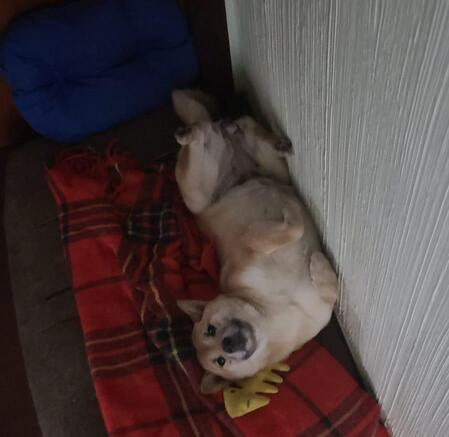
#> input picture Fotos/yumi.jpg, 449 x 437 px, found by its file name
$ python padding.py
#> lines starting #> are read from the running program, lines starting #| are printed output that depends on the picture
import cv2
import numpy as np

img = cv2.imread("projetos_treinamento\Fotos\yumi.jpg", cv2.IMREAD_GRAYSCALE)
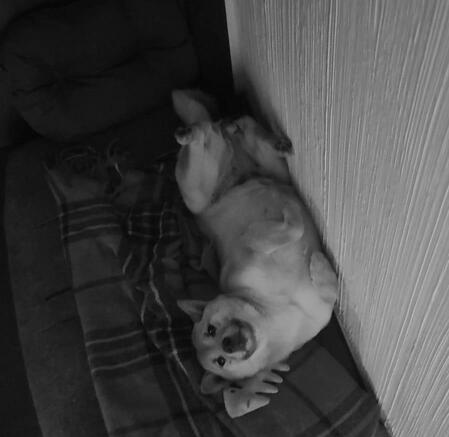
#> img: shape (437, 449); min 1, max 192, mean 69.6
altura, largura = img.shape
#> altura = 437; largura = 449

# quantos pixels na borda
p = 100

# Novos tamanhos:
nova_altura = altura + 2*p
#> nova_altura = 637
nova_largura = largura + 2*p
#> nova_largura = 649

# =============================================================================================

# METODO 1: CONSTANT (Preenche as bordas com um valor fixo)
def padding_constant(img, p, valor_borda = 0):
    # Cria a imagem nova já pré-preenchida com o valor da borda
#> called with p = 100, valor_borda = 0
    img_pad = np.full((nova_altura, nova_largura), valor_borda, dtype=np.uint8)

    # copia a img nessa nova img_pad pulando o valor de p para manter a borda
    for i in range(altura):
        for j in range (largura):
            img_pad[i+p, j+p] = img[i,j]
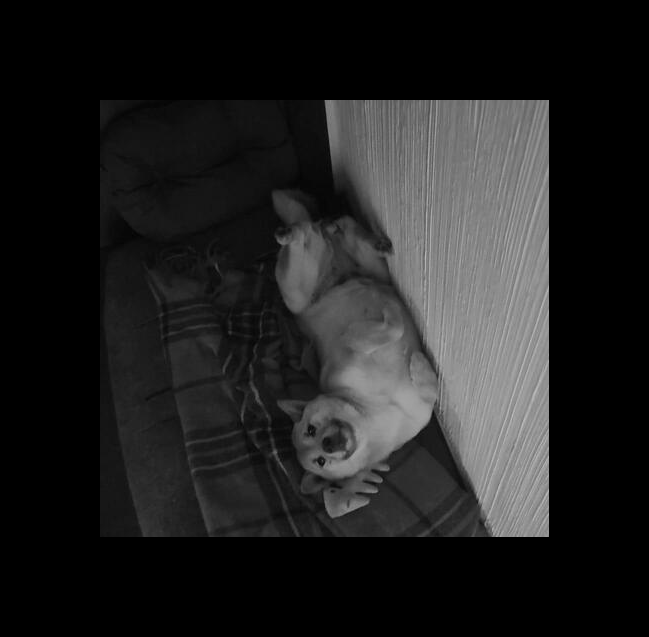
#> img_pad: shape (637, 649); min 0, max 192, mean 33

    return img_pad
# =============================================================================================

# METODO 2: REPLICATE (Repete o pixel da extremidade mais próxima)
def padding_replicate(img, p):
#> called with p = 100
    img_pad = np.zeros((nova_altura, nova_largura), dtype=np.uint8)

    for i in range(nova_altura):
        for j in range(nova_largura):
            # Limita os índices para que eles fiquem travados nas extremidades da imagem original
            orig_i = max(0, min(i - p, altura - 1))
            orig_j = max(0, min(j - p, largura - 1))

            img_pad[i, j] = img[orig_i, orig_j]
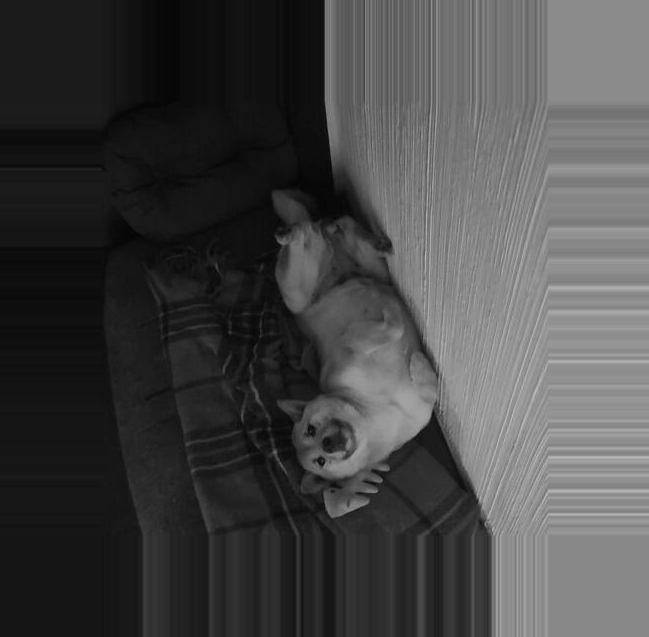
#> img_pad: shape (637, 649); min 1, max 192, mean 70.4

    return img_pad
# =============================================================================================

# METODO 3: REFLECT (Espelha incluindo o pixel da borda)
def padding_reflect(img, p):
#> called with p = 100
    img_pad = np.zeros((nova_altura, nova_largura), dtype=np.uint8)

    for i in range(nova_altura):
        for j in range(nova_largura):
            # Lógica para rebater o índice caso ele saia da imagem original
            orig_i = i - p
            if orig_i < 0:
                orig_i = -orig_i - 1  # Espelha para cima
            elif orig_i >= altura:
                orig_i = 2 * altura - orig_i - 1  # Espelha para baixo

            orig_j = j - p
            if orig_j < 0:
                orig_j = -orig_j - 1  # Espelha para a esquerda
            elif orig_j >= largura:
                orig_j = 2 * largura - orig_j - 1  # Espelha para a direita

            img_pad[i, j] = img[orig_i, orig_j]
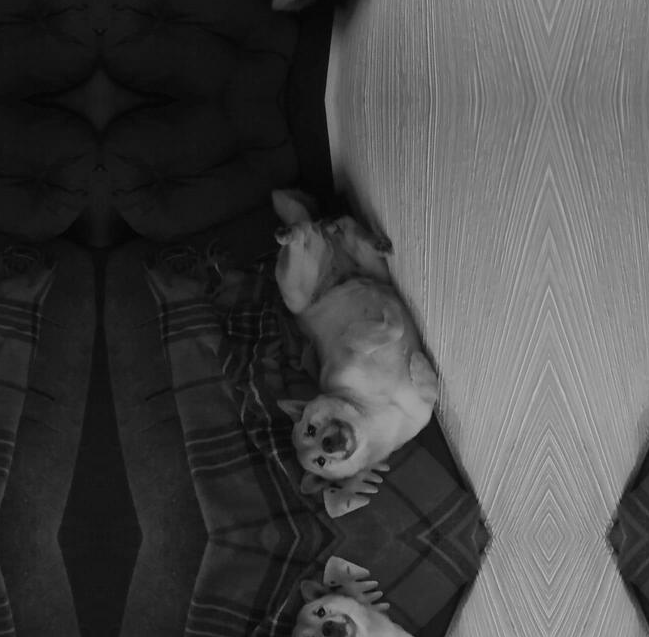
#> img_pad: shape (637, 649); min 1, max 192, mean 70.8

    return img_pad
# =============================================================================================
# METODO 4: REFLECT 101 / DEFAULT (Espelha sem o pixel da borda)

def padding_reflect101(img, p):
#> called with p = 100
    img_pad = np.zeros((nova_altura, nova_largura), dtype=np.uint8)

    for i in range(nova_altura):
        for j in range(nova_largura):
            # mesma lógica do método 3, mas muda o 1 para 0 ou 2 (casos)
            orig_i = i - p
            if orig_i < 0:
                orig_i = -orig_i - 0  # Espelha para cima (1 -> 0)
            elif orig_i >= altura:
                orig_i = 2 * altura - orig_i - 2  # Espelha para baixo (1 -> 2)

            orig_j = j - p
            if orig_j < 0:
                orig_j = -orig_j - 0 # Espelha para a esquerda (1 -> 0)
            elif orig_j >= largura:
                orig_j = 2 * largura - orig_j - 2 # Espelha para a direita (1 -> 2)

            img_pad[i, j] = img[orig_i, orig_j]

    return img_pad
# =============================================================================================
# Executando
img_constant = padding_constant(img, p)
img_replicate = padding_replicate(img, p)
img_reflect = padding_reflect(img, p)
img_reflect101 = padding_reflect101(img, p)

cv2.imshow("Original", img)
cv2.imshow("1. Constant Manual", img_constant)
cv2.imshow("2. Replicate Manual", img_replicate)
cv2.imshow("3. Reflect Manual", img_reflect)
cv2.imshow("4. Reflect101 Manual", img_reflect101)

cv2.waitKey(0)
cv2.destroyAllWindows()

$ run again, with Fotos/Love.jpg copied over Fotos/yumi.jpg
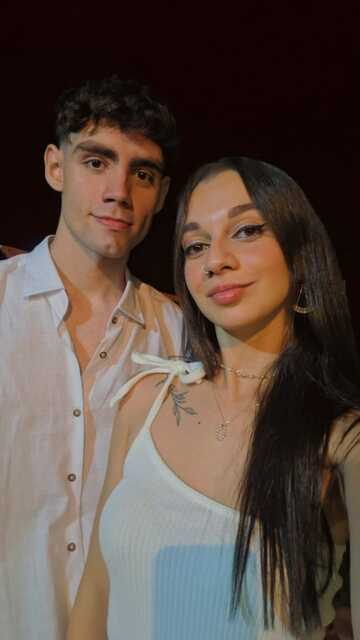
#> input picture Fotos/Love.jpg, 360 x 640 px, found by its file name
#> `img = cv2.imread("projetos_treinamento\Fotos\yumi.jpg", cv2.IMREAD_GRA..`:
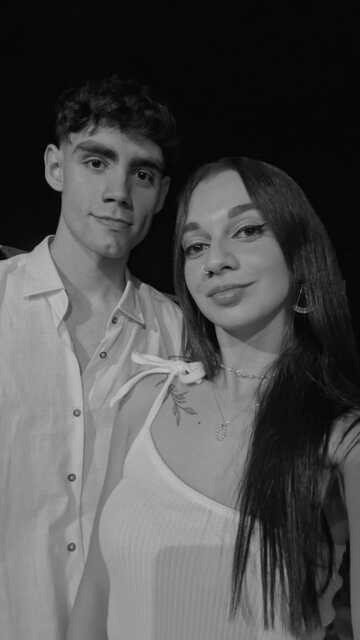
#> img: shape (640, 360); min 0, max 199, mean 78.7
#> after the loop in padding_reflect, `for i in range(nova_altura):`:
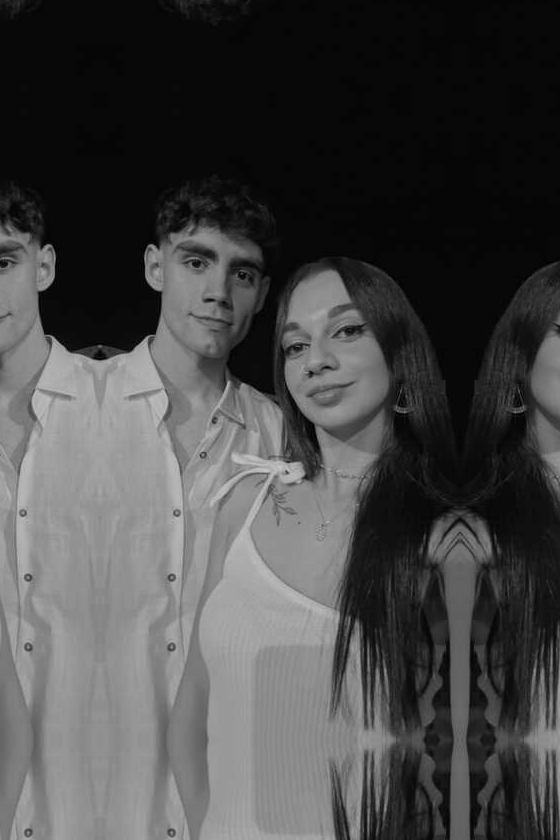
#> img_pad: shape (840, 560); min 0, max 199, mean 70.8
